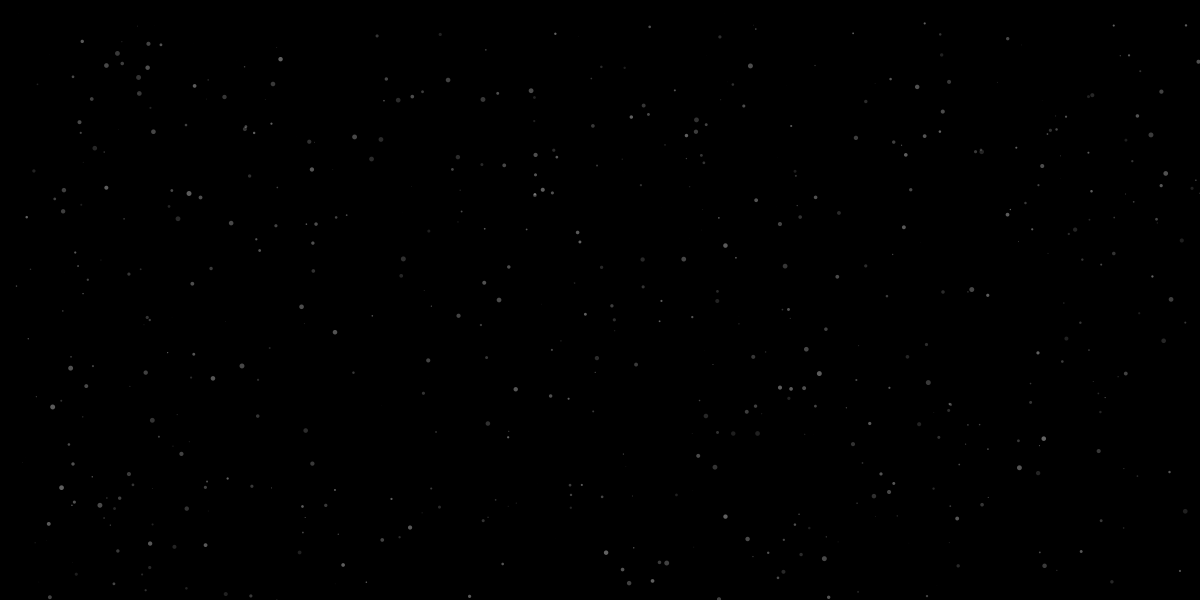
Frame 1 (no input)
Frame 60 (the mouse pressed at the canvas centre just before this capture): identical to frame 1, image omitted
Frame 120 (the mouse held since frame 60 and released just before this capture): identical to frame 1, image omitted

The Processing sketch that drew this single still picture (run headless with seeded random() and noise(); from frame 60 on, the mouse is pressed at the canvas centre):

// Processing sketch: Galaxy
// ── Galaxy.pde

Star[] galaxy = new Star[600];


void setup(){
  size(1200,600);
  background(0);
  for (int i=0;i<galaxy.length;i=i+1) {
    //galaxy[i]= new Star();

  galaxy[i]= new Star(random(width), random(height));
  } 
   for (int i=0;i<galaxy.length;i=i+1) {
    galaxy[i].blink();
  }
}


void draw(){
 // fill(#000000,random(0,10));  
//  rect(0,0,width,height);

}
 
 class Star {
 
 float x=0;
 float y=500;
 float speed=random(8);
 
 Star(float setx, float sety){
   x = setx;
   y = sety;
 }
  
  void blink() {
  
  pushMatrix();
  translate(x,y);
  scale(random(0, 0.5));
  noStroke();
  fill(255,random(30,100));
  ellipse(100,100, 10,10);

  popMatrix();
  
}
  
 }

void keyPressed(){
  fill(#000000,70);
  rect(0,0,width,height);
  for (int i=0;i<galaxy.length;i=i+1) {
    //galaxy[i]= new Star();

  galaxy[i]= new Star(random(width), random(height));
  } 
   for (int i=0;i<galaxy.length;i=i+1) {
    galaxy[i].blink();
  }
  }
